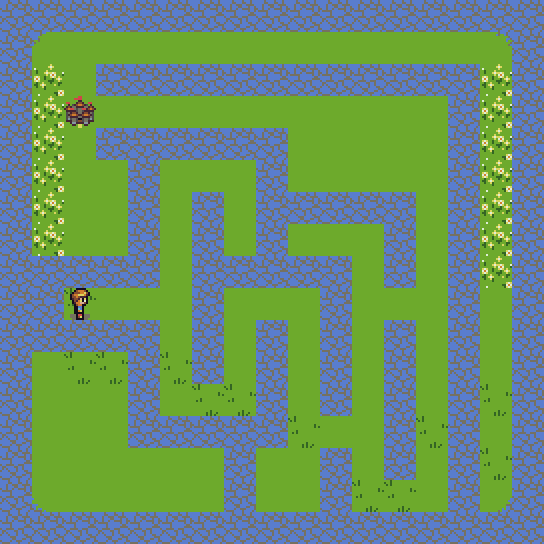

This game map was drawn from its Tiled (.tmx) file and the tilesets committed beside it. A one-line description and the trimmed map source follow:
An orthogonal 17x17 tile map with 32x32 px tiles, 5 tile layers (bg1, bg2, obstacles, ramassable, ...).

<map version="1.0" orientation="orthogonal" renderorder="right-down" width="17" height="17" tilewidth="32" tileheight="32" nextobjectid="1">
 <tileset firstgid="1" name="tiny-Complete-Spritesheet-32x32-fruits" tilewidth="32" tileheight="32">
  <image source="../SpriteSheet-32x32/tiny-Complete-Spritesheet-32x32-fruits.bmp" width="512" height="512" />
 </tileset>
 <layer name="bg1" width="17" height="17">
  <data>[289 cells, 225 non-empty, 2 distinct tile ids]</data>
 </layer>
 <layer name="bg2" width="17" height="17">
  <data>[289 cells, 44 non-empty, 7 distinct tile ids]</data>
 </layer>
 <layer name="obstacles" width="17" height="17">
  <data>[289 cells, 149 non-empty, 1 distinct tile ids]</data>
 </layer>
 <layer name="ramassable" width="17" height="17">
  <data>[289 cells, 0 non-empty, 0 distinct tile ids]</data>
 </layer>
 <layer name="joueur" width="17" height="17">
  <data>[289 cells, 1 non-empty, 1 distinct tile ids]</data>
 </layer>
</map>
